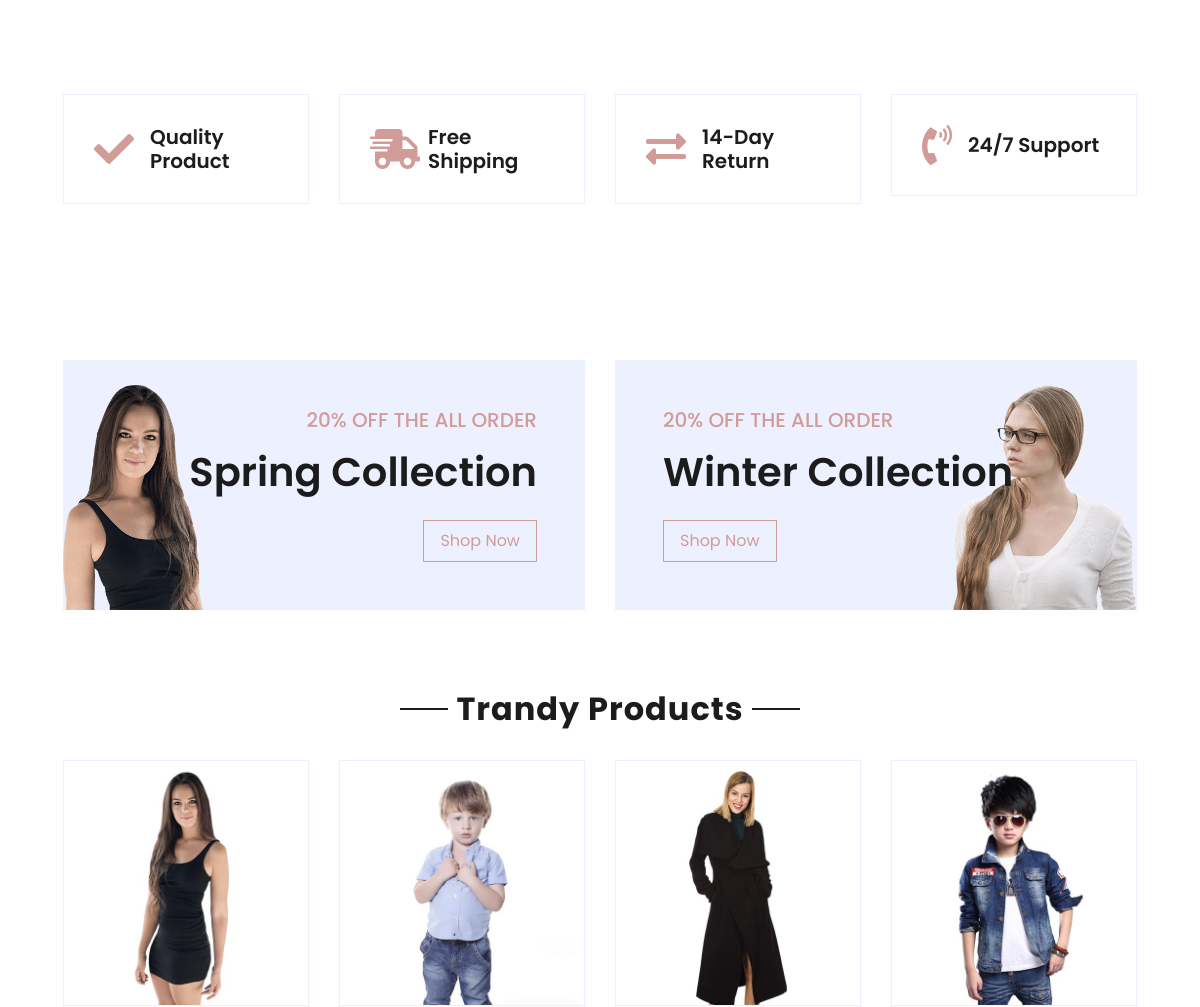
Page /shop/ (middle part) on the earlier database version.
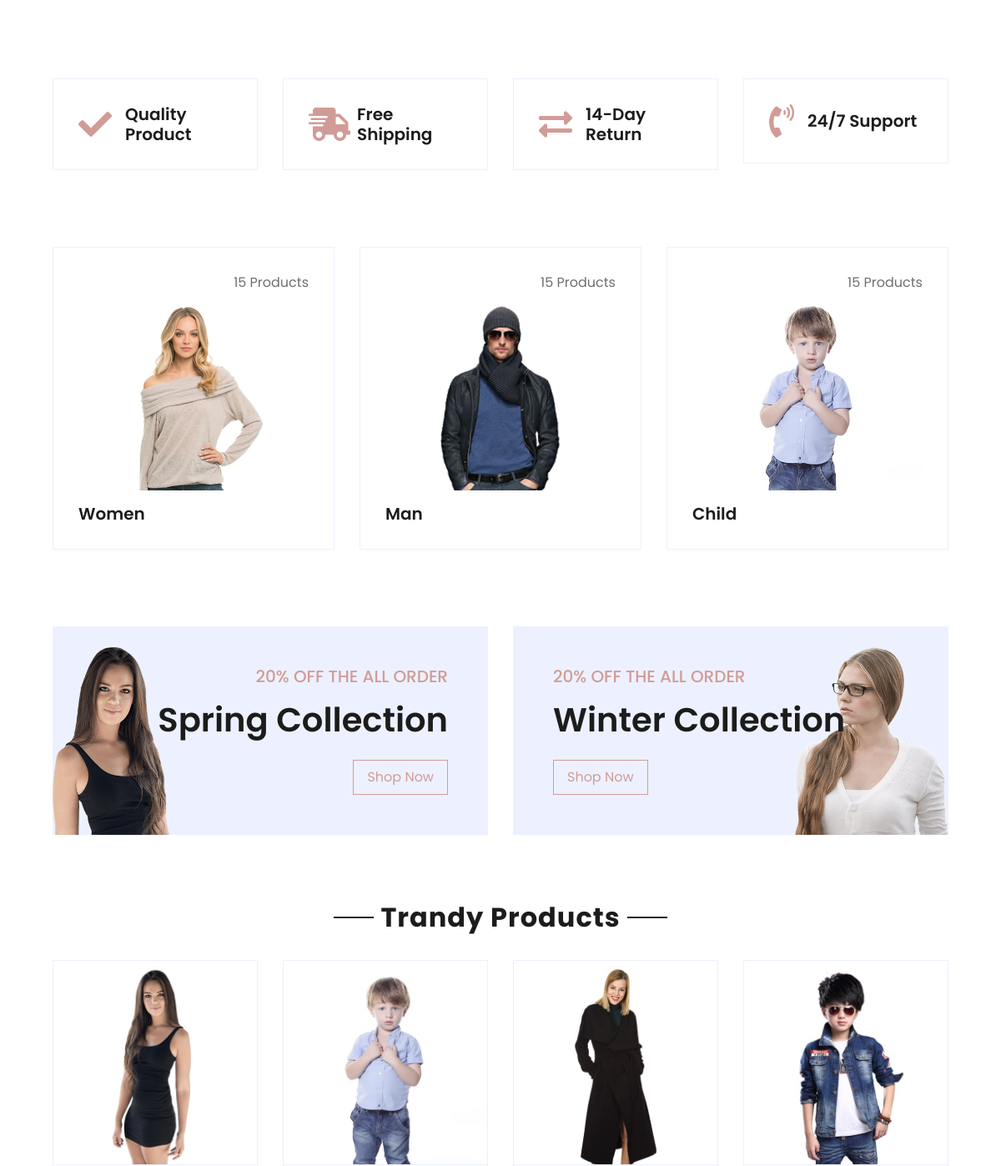
Same page on the later database version.
### shopclothes/models.py (models this page shows, shortened)
class Product(models.Model):
    title = models.CharField(max_length=255)
    slug = models.SlugField(max_length=255, unique=True, db_index=True, verbose_name="URL")
    content = models.TextField(blank=True)
    photo = models.ImageField(upload_to="photos/%Y/%m/%d/")
    cat = models.ForeignKey('Category', on_delete=models.PROTECT, null=True)
    size = models.TextField()
    price = models.IntegerField()
    color = models.TextField()
    gender = models.ForeignKey('Gender', on_delete=models.PROTECT, null=True)
    count_purch = models.IntegerField(default=0)
    def get_absolute_url(self):
        return reverse('detail', kwargs={'det_slug': self.slug})
    class Meta:
        verbose_name = 'Товар'
        verbose_name_plural = 'Товар'
        ordering = ['title']

class Gender(models.Model):
    name = models.CharField(max_length=100, db_index=True)
    slug = models.SlugField(max_length=255, unique=True, db_index=True, verbose_name="URL")
    photo = models.ImageField(upload_to="photos/%Y/%m/%d/", default=0)
    def get_absolute_url(self):
        return reverse('shop', kwargs={'shop_slug': self.slug})
    class Meta:
        verbose_name = 'Пол'
        verbose_name_plural = 'Пол'

### shopclothes/views.py (the view, shortened to what this page needs)
# urls.py: path('', index, name='home'),
def index(request):
    products = Product.objects.filter(count_purch__gt=10)
    categ = Category.objects.all()
    gender = Gender.objects.all()
    try:
        cart = Cart.objects.filter(user=request.user)
    except:
        cart = []
        obj = {'products': products,
               'categ': categ,
               'gender': gender,
               'cart_count': 0,
               'cat_selected': 1}
        return render(request, 'index.html', context=obj)

### shopclothes/models.py (called while the page is built)
    def get_absolute_url(self):
        return reverse('shop', kwargs={'shop_slug': self.slug})

### shopclothes/templates/index.html (shortened to what this page needs)
{% load static %}
<!DOCTYPE html>
<html lang="en">
<head>
    <link href="https://cdnjs.cloudflare.com/ajax/libs/font-awesome/5.10.0/css/all.min.css" rel="stylesheet">
    <link href="{% static 'shopclothes/css/owl.carousel.min.css' %}" rel="stylesheet">
    <link href="{% static 'shopclothes/css/style.css' %}" rel="stylesheet">
</head>
<body>
    <div class="container-fluid pt-5">
        <div class="row px-xl-5 pb-3">
            <div class="col-lg-3 col-md-6 col-sm-12 pb-1">
                <div class="d-flex align-items-center border mb-4" style="padding: 30px;">
                    <h1 class="fa fa-check text-primary m-0 mr-3"></h1>
                    <h5 class="font-weight-semi-bold m-0">Quality Product</h5>
                </div>
            </div>
            <div class="col-lg-3 col-md-6 col-sm-12 pb-1">
                <div class="d-flex align-items-center border mb-4" style="padding: 30px;">
                    <h1 class="fa fa-shipping-fast text-primary m-0 mr-2"></h1>
                    <h5 class="font-weight-semi-bold m-0">Free Shipping</h5>
                </div>
            </div>
            <div class="col-lg-3 col-md-6 col-sm-12 pb-1">
                <div class="d-flex align-items-center border mb-4" style="padding: 30px;">
                    <h1 class="fas fa-exchange-alt text-primary m-0 mr-3"></h1>
                    <h5 class="font-weight-semi-bold m-0">14-Day Return</h5>
                </div>
            </div>
            <div class="col-lg-3 col-md-6 col-sm-12 pb-1">
                <div class="d-flex align-items-center border mb-4" style="padding: 30px;">
                    <h1 class="fa fa-phone-volume text-primary m-0 mr-3"></h1>
                    <h5 class="font-weight-semi-bold m-0">24/7 Support</h5>
                </div>
            </div>
        </div>
    </div>
    <div class="container-fluid pt-5">
        <div class="row px-xl-5 pb-3">
        {% for g in gender %}
            <div class="col-lg-4 col-md-6 pb-1">
                <div class="cat-item d-flex flex-column border mb-4" style="padding: 30px;">
                    <p class="text-right">15 Products</p>
                    <a href="{{g.get_absolute_url}}" class="cat-img position-relative overflow-hidden mb-3">
                        <img class="img-fluid" src="{{g.photo.url}}" alt="">
                    </a>
                    <h5 class="font-weight-semi-bold m-0">{{g.name}}</h5>
                </div>
            </div>
            {% endfor %}
        </div>
    </div>
    <div class="container-fluid offer pt-5">
        <div class="row px-xl-5">
            <div class="col-md-6 pb-4">
                <div class="position-relative bg-secondary text-center text-md-right text-white mb-2 py-5 px-5">
                    <img src="{% static 'shopclothes/images/offer-1.png' %}" alt="">
                    <div class="position-relative" style="z-index: 1;">
                        <h5 class="text-uppercase text-primary mb-3">20% off the all order</h5>
                        <h1 class="mb-4 font-weight-semi-bold">Spring Collection</h1>
                        <a href="{% url 'shop' %}" class="btn btn-outline-primary py-md-2 px-md-3">Shop Now</a>
                    </div>
                </div>
            </div>
            <div class="col-md-6 pb-4">
                <div class="position-relative bg-secondary text-center text-md-left text-white mb-2 py-5 px-5">
                    <img src="{% static 'shopclothes/images/offer-2.png' %}" alt="">
                    <div class="position-relative" style="z-index: 1;">
                        <h5 class="text-uppercase text-primary mb-3">20% off the all order</h5>
                        <h1 class="mb-4 font-weight-semi-bold">Winter Collection</h1>
                        <a href="{% url 'shop' %}" class="btn btn-outline-primary py-md-2 px-md-3">Shop Now</a>
                    </div>
                </div>
            </div>
        </div>
    </div>
    <div class="container-fluid pt-5">
        <div class="text-center mb-4">
            <h2 class="section-title px-5"><span class="px-2">Trandy Products</span></h2>
        </div>
        <div class="row px-xl-5 pb-3">
            {% for prod in products %}
            <div class="col-lg-3 col-md-6 col-sm-12 pb-1">
                <div class="card product-item border-0 mb-4">
                    <div class="card-header product-img position-relative overflow-hidden bg-transparent border p-0">
                        <img class="img-fluid w-100" src="{{prod.photo.url}}" alt="">
                    </div>
                </div>
            </div>
            {% endfor %}
</body>
</html>

Differences in the rows shown:
added Gender: photo (picture), name "Women"
added Gender: photo (picture), name "Man"
added Gender: photo (picture), name "Child"
